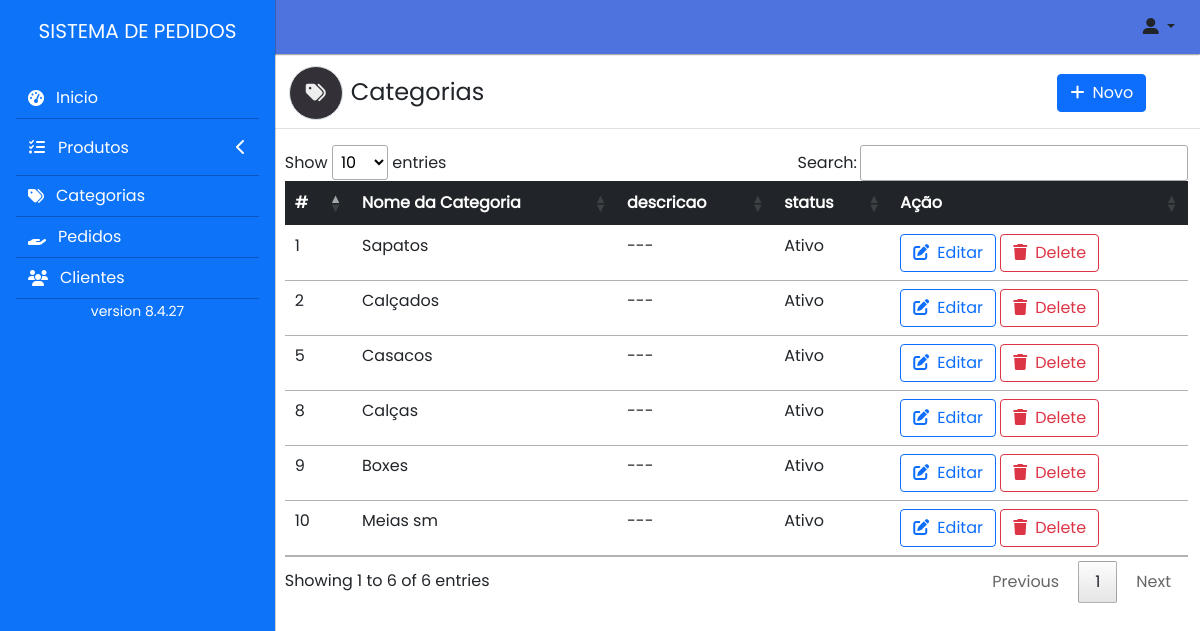
The app's page /Admin/categoria (signed in) with its own data.
### tables this page shows
CREATE TABLE `categoria` (
  `id` int(11) NOT NULL,
  `nomeCategoria` varchar(40) NOT NULL,
  `descricao` text NOT NULL,
  `status` tinyint(2) NOT NULL,
  `date_created` date DEFAULT NULL
);

### core/controllers/Admin.php (called while the page is built, shortened)
<?php
    class Admin{
        public function categoria(){
            $library = new library();
            $categorias = $library->ListaCcategorias();
            $dados = [
                'categorias'=>$categorias
            ];
          Store::Layout([
               'Admin/layout/header_html',
               'Admin/categoria',
               'Admin/Modal/EditarCategoria',
               'Admin/layout/footer',
           ],$dados);
        }
    }

### core/router.php (called while the page is built, shortened)
<?php
class router{
    var $metodo = 'index';
    public function __construct(){
        $url = $this->parseURL();
        if(isset($url[0]) && file_exists('core/controllers/' . $url[0] . '.php'))
        {
            unset($url[0]);
        }
        $this->controller = new  $arg() ;
        if(isset($url[1]) && method_exists($this->controller, $url[1]))
        {
            $this->metodo =$url[1];
            unset($url[1]);
        }
        $this->parametro = $url ? array_values($url) : [];
        call_user_func_array([$this->controller , $this->metodo], $this->parametro);
    }
    private function parseURL(){
        if(isset($_GET['url'])){
            return explode('/', filter_var(rtrim($_GET['url'], '/'), FILTER_SANITIZE_URL));
        }
    }
}

### index.php (called while the page is built, shortened)
<?php
require('core/router.php');
new router();
?>

### core/models/library.php (called while the page is built, shortened)
<?php
class library
{
    public function ListaCcategorias()
    {
        $db = new Databases();
        $result = $db->select("SELECT * FROM categoria");
        return $result;
    }
}

### core/classes/Databases.php (called while the page is built, shortened)
<?php
class Databases{
    private $ligacao;
    private function ligar(){
          $this->ligacao = new PDO(
              'mysql:'.
              'host='.MYSQL_SERVER.';'.
              'dbname='.MYSQL_DATABASE.';'.
              'charset='.MYSQL_CHARSET,
              MYSQL_USER,
              MYSQL_PASS,
              array(PDO::ATTR_PERSISTENT => true)
          );
          $this->ligacao->setAttribute(PDO::ATTR_ERRMODE, PDO::ERRMODE_WARNING);
      }
      private function desligar(){
          $this->ligacao = null;
      }
      public function select($sql,$parametros = null){
          $sql = trim($sql);
          $resultados = null;
          try {
              if(!empty($parametros)){
                  $executar = $this->ligacao->prepare($sql);
                  $executar->execute($parametros);
                  $resultados = $executar->fetchALL(PDO::FETCH_CLASS);
              }else{
                  $executar = $this->ligacao->prepare($sql);
                  $executar->execute();
                  $resultados = $executar->fetchALL(PDO::FETCH_CLASS);
              }
          } catch (PDOException $e) {
              return false;
          }
          return $resultados;
      }
  }
?>

### core/views/Admin/categoria.php (the view, shortened to what this page needs)
<div class="row my-3 border-bottom">
    <div class="col-sm-12 col-md-6  px-2">
        <h4 class=""><i class="fas fa-tags fs-5   border rounded-full cards-color p-3 mx-2"></i>Categorias</h4>
    </div>
    <div class="col-sm-12 col-md-4"></div>
    <div class="col-sm-12 col-md-2 pt-2">
        <button class="btn btn-primary border-radius-none" data-bs-toggle="modal" data-bs-target="#staticBackdrop"><i class="fa-solid fa-add me-2"></i>Novo</button>
    </div>
</div>
<div class="row">
    <div class="table-responsive">
        <table class="table table-triped table-hover" id="example">
            <thead class="bg-dark text-white">
                <tr>
                    <th>#</th>
                    <th>Nome da Categoria</th>
                    <th>descricao</th>
                    <th>status</th>
                    <th>Ação</th>
                </tr>
            </thead>
            <tbody>
                <?php
                    if(!empty($categorias)){
                        foreach($categorias as $categoria){
                ?>
                <tr>
                    <td><?=$categoria->id?></td>
                    <td><?=$categoria->nomeCategoria?></td>
                    <td>---</td>
                    <td>
                        <?= $categoria->nomeCategoria ? 'Ativo' : 'No-Ativo' ?>
                    </td>
                    <td>
                        <?php if($categoria->status != 0){ ?>
                        <button class="btn btn-outline-primary CATEGORIAdADOS" data-bs-toggle="modal" data-bs-target="#EditarCategoria" data-id="<?=$categoria->id?>" data-value="<?= BASE_URL ?>Admin/DadosCategoria"> <i class="fa-solid fa-edit me-2"></i>Editar</button>
                        <button class="btn btn-outline-danger RemoveProduto" data-id="<?=$categoria->id?>" id="0" data-value="<?= BASE_URL ?>Admin/RemoverCategoria"><i class="fa-solid fa-trash me-2"></i>Delete</button>
                         <?php }else{ ?>
                            <button class="btn btn-outline-danger RemoveProduto" data-id="<?=$categoria->id?>" id="1" data-value="<?= BASE_URL ?>Admin/RemoverCategoria" title="Habilitar Categoria <?=$categoria->nomeCategoria?>"><i class="fa-solid fa-thumbs-down" ></i></button>
                         <?php } ?>
                    </td>
                </tr>
                <?php
                } }
                ?>
            </tbody>
        </table>
    </div>
</div>

### core/classes/Store.php (shortened to what this page needs)
<?php
class Store{
    public static function Layout($estruturas, $dados = null){
        foreach ($estruturas as $estrutura) {
            include("core/views/$estrutura.php");
        }
    }
}
?>

### public/assets/css/style.css (style rules this page uses)
* { text-decoration: none !important; }
body { width: 100%; font-family: 'poppins' !important; }
.cards-color { background-color: #333137;; border-radius: 50%; color: #eee; border: none; cursor: pointer; }

### records on screen
categoria: id "1", nomeCategoria "Sapatos", shows "Ativo"
categoria: id "2", nomeCategoria "Calçados", shows "Ativo"
categoria: id "5", nomeCategoria "Casacos", shows "Ativo"
categoria: id "8", nomeCategoria "Calças", shows "Ativo"
categoria: id "9", nomeCategoria "Boxes", shows "Ativo"
categoria: id "10", nomeCategoria "Meias sm", shows "Ativo"
